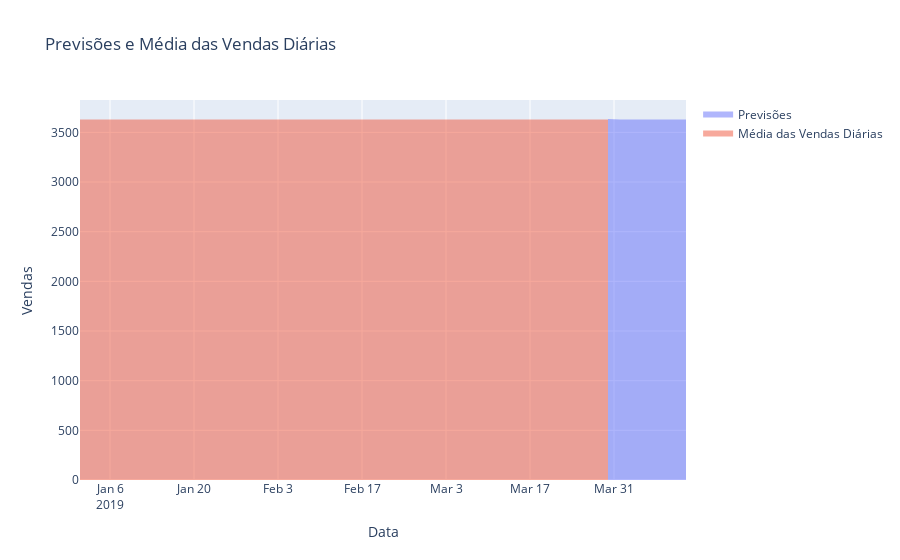

The cell this chart's notebook holds for it:
### Code cell
# Criar um objeto de figura
fig = go.Figure()

# Adicionar as previsões ao gráfico como um gráfico de área
fig.add_trace(
    go.Scatter(
        x=np.arange(
            sales_daily.index[-1],
            sales_daily.index[-1] + pd.Timedelta(days=forecast_days),
            pd.Timedelta(days=1),
        ),
        y=forecast,
        fill="tozeroy",
        mode="none",
        name="Previsões",
    )
)

# Adicionar a média das vendas diárias ao gráfico como um gráfico de área
fig.add_trace(
    go.Scatter(
        x=sales_daily.index,
        y=np.full(sales_daily.shape, mean_sales),
        fill="tozeroy",
        mode="none",
        name="Média das Vendas Diárias",
    )
)

# Configurar o título e os rótulos dos eixos
fig.update_layout(
    title="Previsões e Média das Vendas Diárias",
    xaxis_title="Data",
    yaxis_title="Vendas",
)

# Mostrar o gráfico
fig.show()
